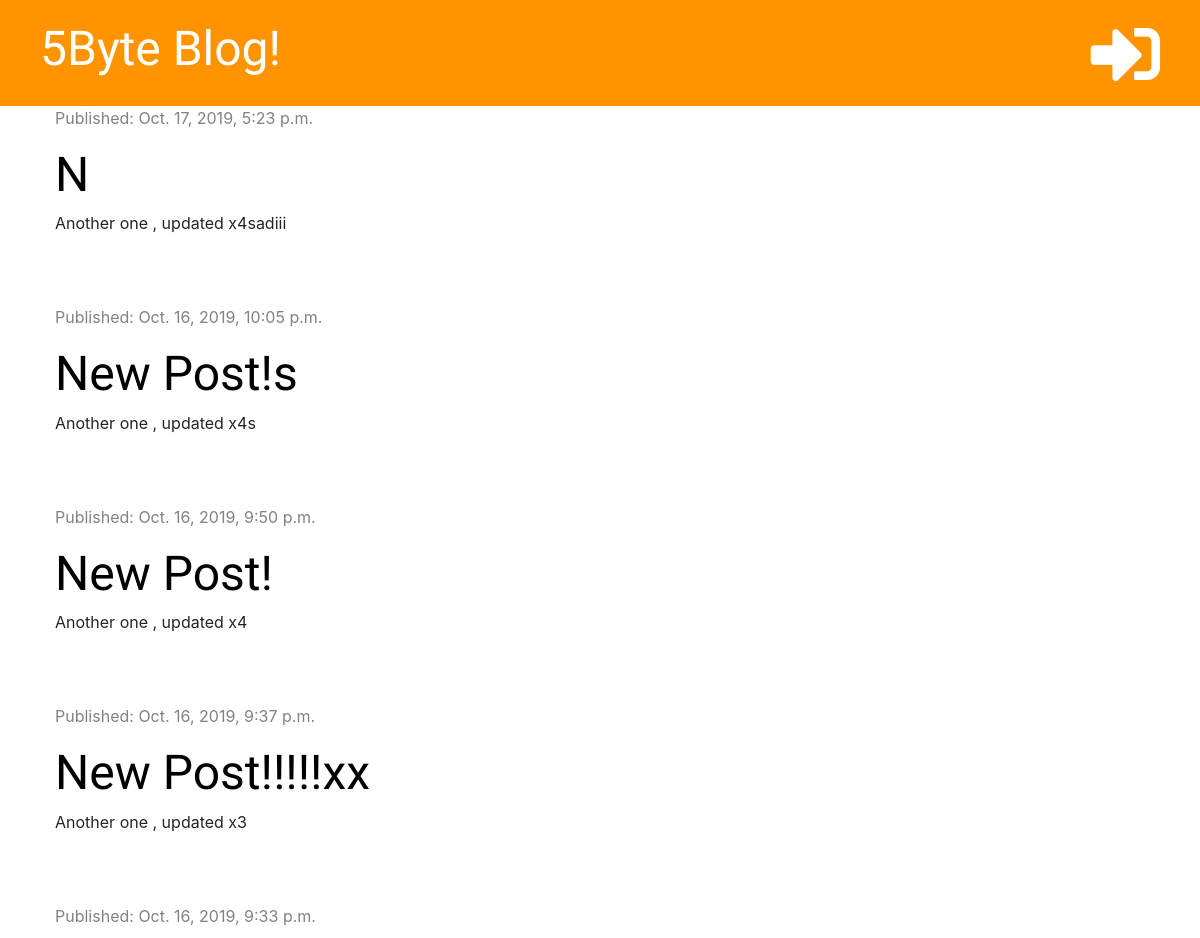
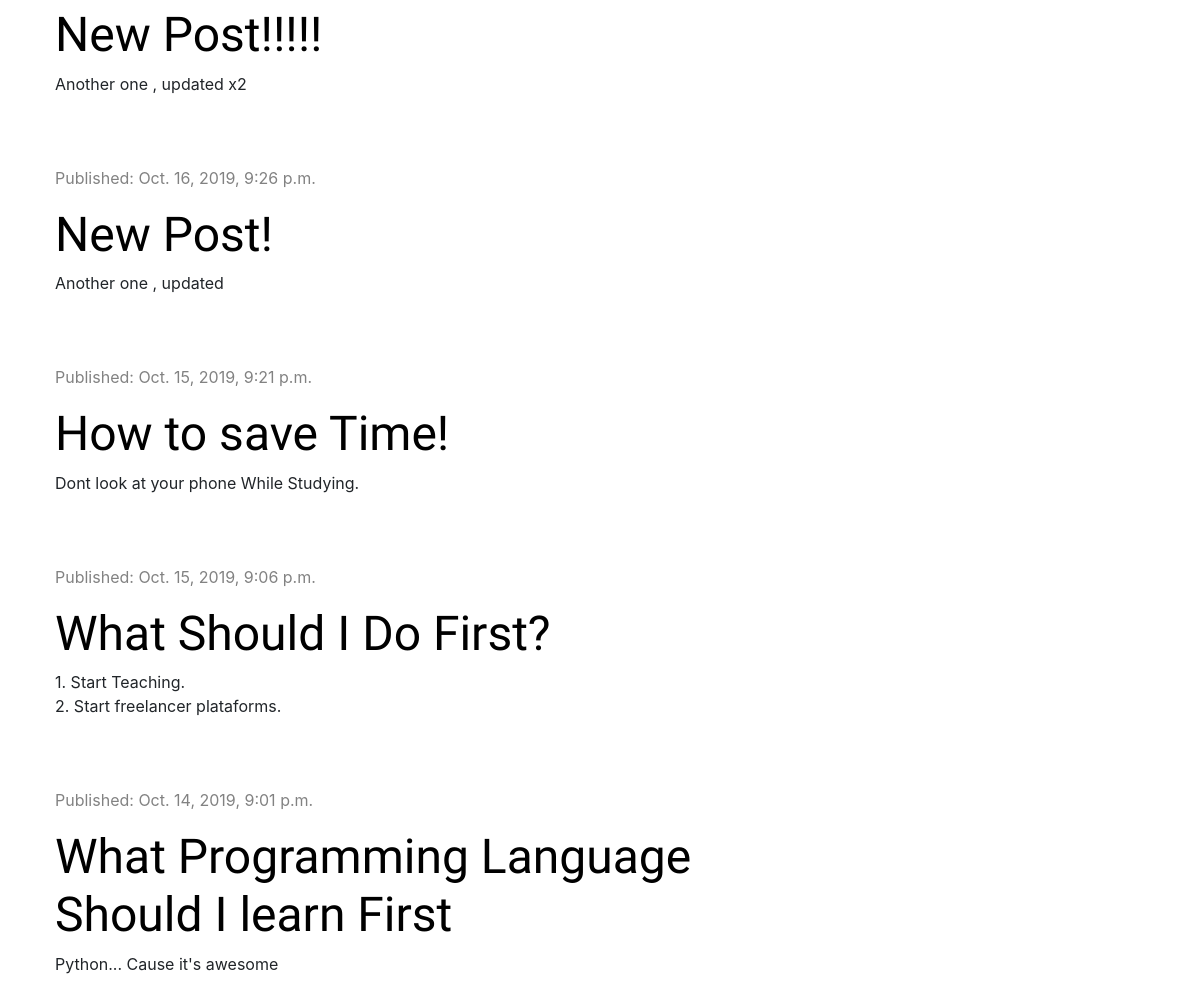
The page / on the database its author committed (2 pictures, top to bottom).
### blog/models.py (models this page shows, shortened)
class Post(models.Model):
    author= models.ForeignKey('auth.User', on_delete=models.CASCADE) # si el autor John , crea 10 post y elimino este autor, todos los post se eliminaran
    title= models.CharField(max_length=200)
    text=models.TextField()
    created_date= models.DateTimeField(default=timezone.now)
    published_date=models.DateTimeField(blank=True,null=True)

### blog/views.py (the view)
# urls.py: path('',views.post_list, name='post_list'),
def post_list(request):
    posts = Post.objects.filter(published_date__lte=timezone.now()).order_by('-published_date')
    stuff_for_frontent = {'posts':posts}
    return render(request, 'blog/post_list.html', stuff_for_frontent)

### blog/templates/blog/post_list.html (shortened to what this page needs)
{% extends 'blog/base.html' %}
{% block content %}
          {%for post in posts %}
          <div class="post">
            <div class="date">
              <p>Published: {{post.published_date}}</p>
            </div>
            <h1><a href="{% url 'post_detail' pk=post.pk %}">{{post.title}}</a></h1>
            <p>{{post.text | linebreaksbr}}</p>
          </div>
          {%endfor%}
{% endblock %}

### blog/static/css/blog.css (style rules this page uses)
h1,h2,h3,h4 { font-family: 'Tangarine', 'Inconsolata' , 'Droid Sans', serif; font-size: 48px; }
.date { color: #828282; }
.post { margin-bottom: 70px; }
.post h1 a { color:black; }

### rows shown on the page
Post: published_date "Oct. 17, 2019, 5:23 p.m.", title "N", text "Another one , updated x4sadiii"
Post: published_date "Oct. 16, 2019, 10:05 p.m.", title "New Post!s", text "Another one , updated x4s"
Post: published_date "Oct. 16, 2019, 9:50 p.m.", title "New Post!", text "Another one , updated x4"
Post: published_date "Oct. 16, 2019, 9:37 p.m.", title "New Post!!!!!xx", text "Another one , updated x3"
Post: published_date "Oct. 16, 2019, 9:33 p.m.", title "New Post!!!!!", text "Another one , updated x2"
Post: published_date "Oct. 16, 2019, 9:26 p.m.", title "New Post!", text "Another one , updated"
Post: published_date "Oct. 15, 2019, 9:21 p.m.", title "How to save Time!", text "Dont look at your phone While Studying."
Post: published_date "Oct. 15, 2019, 9:06 p.m.", title "What Should I Do First?", text "1. Start Teaching. 2. Start freelancer plataforms."
Post: published_date "Oct. 14, 2019, 9:01 p.m.", title "What Programming Language Should I learn First", text "Python... Cause it's awesome"
